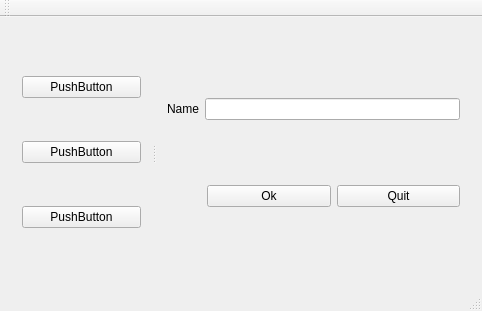
<?xml version="1.0" encoding="UTF-8"?>
<ui version="4.0">
 <class>MainWindow</class>
 <widget class="QMainWindow" name="MainWindow">
  <property name="geometry">
   <rect>
    <x>0</x>
    <y>0</y>
    <width>482</width>
    <height>311</height>
   </rect>
  </property>
  <property name="windowTitle">
   <string>MainWindow</string>
  </property>
  <widget class="QWidget" name="centralWidget">
   <layout class="QVBoxLayout" name="verticalLayout_3">
    <item>
     <widget class="QSplitter" name="splitter">
      <property name="orientation">
       <enum>Qt::Horizontal</enum>
      </property>
      <widget class="QWidget" name="">
       <layout class="QVBoxLayout" name="verticalLayout_2">
        <item>
         <widget class="QPushButton" name="pushButton_3">
          <property name="text">
           <string>PushButton</string>
          </property>
         </widget>
        </item>
        <item>
         <widget class="QPushButton" name="pushButton_4">
          <property name="text">
           <string>PushButton</string>
          </property>
         </widget>
        </item>
        <item>
         <widget class="QPushButton" name="pushButton_5">
          <property name="text">
           <string>PushButton</string>
          </property>
         </widget>
        </item>
       </layout>
      </widget>
      <widget class="QWidget" name="">
       <layout class="QVBoxLayout" name="verticalLayout">
        <item>
         <layout class="QHBoxLayout" name="horizontalLayout">
          <item>
           <widget class="QLabel" name="label">
            <property name="text">
             <string>Name</string>
            </property>
            <property name="buddy">
             <cstring>lineEdit</cstring>
            </property>
           </widget>
          </item>
          <item>
           <widget class="QLineEdit" name="lineEdit"/>
          </item>
         </layout>
        </item>
        <item>
         <layout class="QHBoxLayout" name="horizontalLayout_2">
          <item>
           <spacer name="horizontalSpacer">
            <property name="orientation">
             <enum>Qt::Horizontal</enum>
            </property>
            <property name="sizeType">
             <enum>QSizePolicy::Preferred</enum>
            </property>
            <property name="sizeHint" stdset="0">
             <size>
              <width>40</width>
              <height>20</height>
             </size>
            </property>
           </spacer>
          </item>
          <item>
           <widget class="QPushButton" name="pushButton">
            <property name="text">
             <string>Ok</string>
            </property>
           </widget>
          </item>
          <item>
           <widget class="QPushButton" name="pushButton_2">
            <property name="text">
             <string>Quit</string>
            </property>
           </widget>
          </item>
         </layout>
        </item>
       </layout>
      </widget>
     </widget>
    </item>
   </layout>
  </widget>
  <widget class="QMenuBar" name="menuBar">
   <property name="geometry">
    <rect>
     <x>0</x>
     <y>0</y>
     <width>482</width>
     <height>26</height>
    </rect>
   </property>
  </widget>
  <widget class="QToolBar" name="mainToolBar">
   <attribute name="toolBarArea">
    <enum>TopToolBarArea</enum>
   </attribute>
   <attribute name="toolBarBreak">
    <bool>false</bool>
   </attribute>
  </widget>
  <widget class="QStatusBar" name="statusBar"/>
 </widget>
 <layoutdefault spacing="6" margin="11"/>
 <tabstops>
  <tabstop>pushButton_3</tabstop>
  <tabstop>pushButton_5</tabstop>
  <tabstop>pushButton_4</tabstop>
  <tabstop>lineEdit</tabstop>
  <tabstop>pushButton_2</tabstop>
  <tabstop>pushButton</tabstop>
 </tabstops>
 <resources/>
 <connections/>
</ui>
